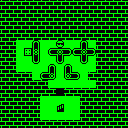

A level layout from a 2D game, rendered from its tile map. Below: a short description, then the map file with its tile-grid data intact:
An orthogonal 16x16 tile map with 8x8 px tiles, 1 tile layer (Kachelebene 1).

<map version="1.0" tiledversion="1.0.3" orientation="orthogonal" renderorder="right-down" width="16" height="16" tilewidth="8" tileheight="8" nextobjectid="1">
 <tileset firstgid="1" source="../tiles.tsx" />
 <layer name="Kachelebene 1" width="16" height="16">
  <data encoding="csv">
184,184,184,184,184,184,184,184,184,184,184,184,184,184,184,184,
184,184,184,184,184,184,184,184,184,184,184,184,184,184,184,184,
184,184,184,184,184,184,184,184,184,184,184,184,184,184,184,184,
184,184,184,184,184,184,184,184,184,184,184,184,184,184,184,184,
184,184,184,184,184,184,184,184,184,184,184,184,184,184,184,184,
184,184,129,129,178,129,129,177,129,129,178,129,184,184,184,184,
184,184,129,144,166,129,185,175,179,185,176,179,184,184,184,184,
184,184,129,129,181,129,129,181,129,129,181,129,184,184,184,184,
184,184,129,129,129,129,178,129,178,129,129,129,184,184,184,184,
184,184,184,184,129,185,170,129,164,179,129,184,184,184,184,184,
184,184,184,184,184,184,129,129,129,129,129,129,184,184,184,184,
184,184,184,184,184,184,184,145,184,184,184,184,184,184,184,184,
184,184,184,184,184,129,129,129,129,129,184,184,184,184,184,184,
184,184,184,184,184,129,129,180,129,129,184,184,184,184,184,184,
184,184,184,184,184,129,129,129,129,129,184,184,184,184,184,184,
184,184,184,184,184,184,184,184,184,184,184,184,184,184,184,184
</data>
 </layer>
</map>
